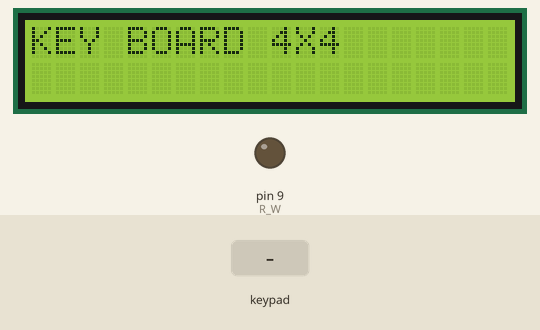
This sketch was run on a simulated Arduino Mega 2560, built with avr-gcc and run on an emulated ATmega2560. On the bench: 20×2 character LCD, output pins drawn as LEDs (lit = HIGH). Wiring (inferred from the names in the program): 4×4 keypad with keys 1 2 3 A 4 5 6 B 7 8 9 C * 0 # D (labels assumed): rows pin 50, pin 51, pin 52, pin 53; columns pin 46, pin 47, pin 48, pin 49. The test bench sets the inputs (shaded band). Pins used as bus, display or sensor lines are not drawn.

Above: at 1.2 s.
1.3 s: keypad keys 1 2 # pressed 0.4 s apart
At 2.5 s:
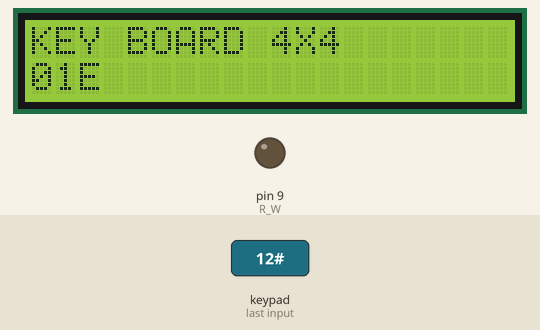
4.0 s: key '9' pressed
At 4.6 s:
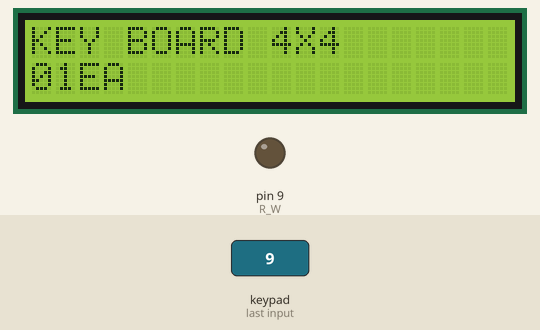
5.5 s: key 'C' pressed
At 6.7 s:
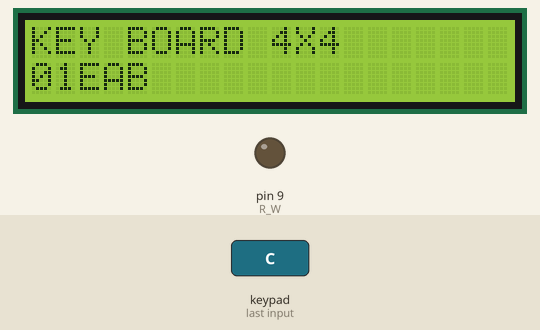
7.0 s: keypad keys 1 2 * pressed 0.4 s apart
At 8.6 s:
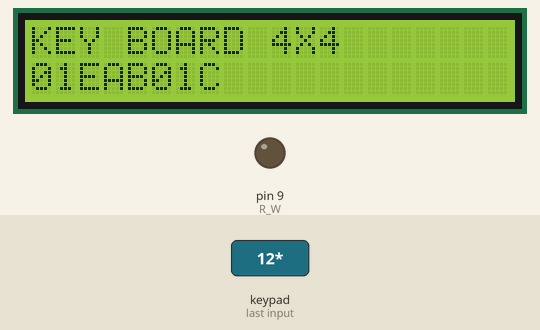
9.7 s: key '*' pressed
At 10.0 s:
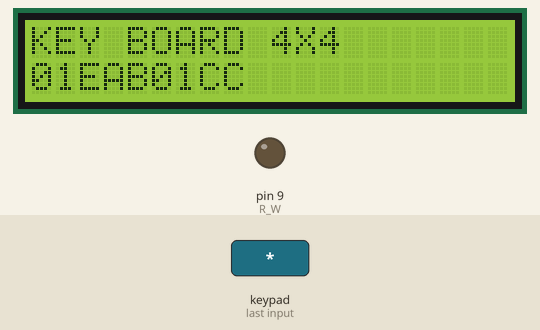
11.2 s: keypad keys 1 2 D pressed 0.4 s apart
At 13.3 s:
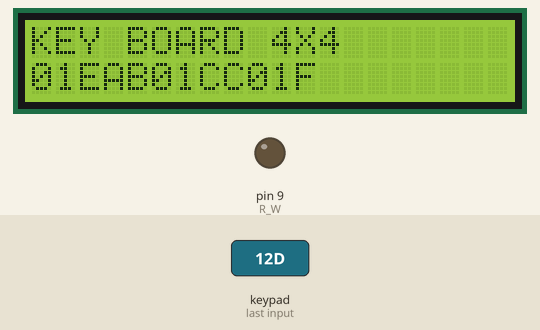
Timing chart, 0 to 14.8 s (numbered marks = the images above; inputs shaded):
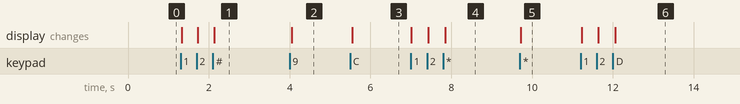

Measured:
- after the input at 1.3 s, the display: first changes at once (image 1 shows a later state)
- after the input at 4.0 s, the display: changes after 0.05 s (image 2)
- after the input at 5.5 s, the display: changes after 0.05 s (image 3)
- after the input at 7.0 s, the display: first changes at once (image 4 shows a later state)
- after the input at 9.7 s, the display: changes at once (image 5)
- after the input at 11.2 s, the display: first changes at once (image 6 shows a later state)

The sketch:

2-3-2_KeyBoard_Ex1.ino
```cpp
// 範例: KeyBoard_EX1.ino
// 功能: KeyBoard 鍵值顯示在LCD20x2螢幕上　
// Support: Atmel SAM3X8E

#include "LiquidCrystalEx.h"

// initialize the library with the numbers of the interface pins
LiquidCrystalEx lcd(10, 8, 12, 13, 14, 15);
int R_W = 9;

int C1 = 46;
int C2 = 47;
int C3 = 48;
int C4 = 49;
int R1 = 50;
int R2 = 51;
int R3 = 52;
int R4 = 53;


int key_count;
int count;

void setup()
{
   pinMode(R_W, OUTPUT);
   digitalWrite(R_W, LOW);

   lcd.begin(20, 2);                // set up the LCD's number of columns and rows:
   lcd.print("KEY BOARD 4X4");      // Print a message to the LCD.
   lcd.setCursor(0, 2);
   key_count = 0;

   pinMode(C1, OUTPUT);
   pinMode(C2, OUTPUT);
   pinMode(C3, OUTPUT);
   pinMode(C4, OUTPUT);
   pinMode(R1, INPUT_PULLUP);
   pinMode(R2, INPUT_PULLUP);
   pinMode(R3, INPUT_PULLUP);
   pinMode(R4, INPUT_PULLUP);

   digitalWrite(C1, HIGH);
   digitalWrite(C2, HIGH);
   digitalWrite(C3, HIGH);
   digitalWrite(C4, HIGH);

   count = 0;
}

void loop()
{
   int i;
   unsigned int col;
   unsigned int row;
   unsigned char row_data;
   int key_input;


   for (col = 0; col < 4; col++)   // 列掃描
   {
      digitalWrite(C1, (col == 0) ? LOW : HIGH);
      digitalWrite(C2, (col == 1) ? LOW : HIGH);
      digitalWrite(C3, (col == 2) ? LOW : HIGH);
      digitalWrite(C4, (col == 3) ? LOW : HIGH);
      delay(10);

      // 讀取掃描按鍵
      row_data = 0x00;
      for (row = 0; row < 4; row++)
      {
         if (digitalRead(R1 + row) == LOW)
            row_data = row_data | (0x01 << row);
      }   // for row

      if (row_data != 0x00)
         break;
   }   // for col

   if (row_data == 0x01)
      key_input = 0;
   else if (row_data == 0x02)
      key_input = 1;
   else if (row_data == 0x04)
      key_input = 2;
   else if (row_data == 0x08)
      key_input = 3;

   key_input = col + key_input * 4 ;   // 按鍵值

   if (col < 4)   // 有按按鍵
   {
      if (key_count == 1)   // 延遲
      {
         count++;
         if(count > 20)
         {
            count = 0;

            lcd.begin(20, 2);                // set up the LCD's number of columns and rows:
            lcd.print("KEY BOARD 4X4");      // Print a message to the LCD.
            lcd.setCursor(0, 2);
         }
         if(key_input<10)
            lcd.print(key_input);
         else
            lcd.print(char(key_input+0x37));
      }

      key_count = key_count + 1;
      if (key_count > 100)
         key_count = 100;
   }
   else
   {
      key_count = 0;
   }

}
```
